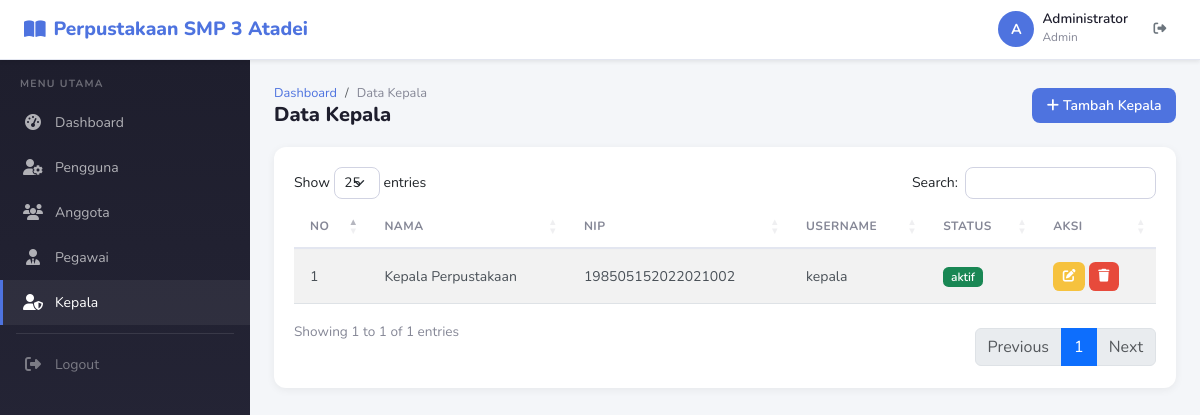
Page /kepala (signed in) on the committed database.
### tables this page shows
CREATE TABLE kepala (
  id INT AUTO_INCREMENT PRIMARY KEY,
  user_id INT NOT NULL,
  nama VARCHAR(100) NOT NULL,
  nip VARCHAR(50) NOT NULL,
  foto VARCHAR(255) DEFAULT NULL,
  created_at TIMESTAMP DEFAULT CURRENT_TIMESTAMP,
  INDEX idx_kepala_user_id (user_id),
  CONSTRAINT fk_kepala_user FOREIGN KEY (user_id) REFERENCES users(id) ON DELETE CASCADE
);

CREATE TABLE users (
  id INT AUTO_INCREMENT PRIMARY KEY,
  username VARCHAR(50) NOT NULL UNIQUE,
  password VARCHAR(255) NOT NULL,
  role_id INT NOT NULL,
  status ENUM('aktif','nonaktif') DEFAULT 'aktif',
  created_at TIMESTAMP DEFAULT CURRENT_TIMESTAMP,
  INDEX idx_users_role_id (role_id),
  INDEX idx_users_status (status),
  CONSTRAINT fk_users_role FOREIGN KEY (role_id) REFERENCES roles(id) ON DELETE CASCADE
);

### controllers/KepalaController.php (called while the page is built, shortened)
<?php
require_once __DIR__ . '/../core/Helper.php';
class KepalaController extends Controller
{
    public function index()
    {
        $db = Database::getInstance()->getConnection();
        $stmt = $db->query("
            SELECT kepala.*, users.username, users.status
            FROM kepala
            JOIN users ON users.id = kepala.user_id
            ORDER BY kepala.id DESC
        ");
        $data['kepala'] = $stmt->fetchAll();
        $this->view('kepala/index', $data);
    }
}

### index.php (called while the page is built, shortened)
<?php
require_once __DIR__ . '/core/Router.php';
require_once __DIR__ . '/core/Helper.php';
Router::run();

### core/Helper.php (called while the page is built, shortened)
<?php
function sanitize($input)
{
    return htmlspecialchars($input, ENT_QUOTES, 'UTF-8');
}

### views/kepala/index.php (the view)
<?php require_once __DIR__ . '/../layouts/header.php'; ?>
<div class="page-header">
    <div>
        <nav aria-label="breadcrumb">
            <ol class="breadcrumb">
                <li class="breadcrumb-item"><a href="<?= BASE_URL ?>dashboard">Dashboard</a></li>
                <li class="breadcrumb-item active">Data Kepala</li>
            </ol>
        </nav>
        <h4>Data Kepala</h4>
    </div>
    <a href="<?= BASE_URL ?>kepala/create" class="btn btn-primary">
        <i class="fas fa-plus me-1"></i>Tambah Kepala
    </a>
</div>
<div class="card">
    <div class="card-body">
        <div class="table-responsive">
            <table class="table table-striped datatable">
                <thead>
                    <tr>
                        <th>No</th>
                        <th>Nama</th>
                        <th>NIP</th>
                        <th>Username</th>
                        <th>Status</th>
                        <th>Aksi</th>
                    </tr>
                </thead>
                <tbody>
                    <?php $no = 1; foreach ($kepala as $k): ?>
                    <tr>
                        <td><?= $no++ ?></td>
                        <td><?= sanitize($k['nama']) ?></td>
                        <td><?= sanitize($k['nip']) ?></td>
                        <td><?= sanitize($k['username']) ?></td>
                        <td>
                            <span class="badge bg-<?= $k['status'] === 'aktif' ? 'success' : 'danger' ?>">
                                <?= $k['status'] ?>
                            </span>
                        </td>
                        <td>
                            <a href="<?= BASE_URL ?>kepala/edit/<?= $k['id'] ?>" class="btn btn-sm btn-warning" title="Edit">
                                <i class="fas fa-edit"></i>
                            </a>
                            <a href="<?= BASE_URL ?>kepala/delete/<?= $k['id'] ?>" class="btn btn-sm btn-danger btn-delete" title="Hapus">
                                <i class="fas fa-trash"></i>
                            </a>
                        </td>
                    </tr>
                    <?php endforeach; ?>
                </tbody>
            </table>
        </div>
    </div>
</div>
<?php require_once __DIR__ . '/../layouts/footer.php'; ?>

### core/Router.php (shortened to what this page needs)
<?php
class Router
{
    private static $routes = [];
    public static function add($method, $route, $controller, $action)
    {
        self::$routes[] = [
            'method' => strtoupper($method),
            'route' => $route,
            'controller' => $controller,
            'action' => $action
        ];
    }
    public static function run()
    {
        $url = self::getUrl();
        $method = $_SERVER['REQUEST_METHOD'];
        foreach (self::$routes as $route) {
            $pattern = self::buildPattern($route['route']);
            if ($route['method'] === strtoupper($method) && preg_match($pattern, $url, $matches)) {
                array_shift($matches);
                self::dispatch($route['controller'], $route['action'], $matches);
                return;
            }
        }
        exit;
    }
    private static function getUrl()
    {
        if (isset($_GET['url']) && $_GET['url'] !== '') {
            $url = rtrim($_GET['url'], '/');
            $url = filter_var($url, FILTER_SANITIZE_URL);
            return $url;
        }
        $uri = $_SERVER['REQUEST_URI'];
        $uri = parse_url($uri, PHP_URL_PATH);
        $uri = trim($uri, '/');
        return $uri;
    }
    private static function buildPattern($route)
    {
        $pattern = preg_replace('/\{([a-zA-Z_]+)\}/', '([^/]+)', $route);
        return '#^' . $pattern . '$#';
    }
    private static function dispatch($controller, $action, $params = [])
    {
        $controllerFile = __DIR__ . '/../controllers/' . $controller . '.php';
        if (file_exists($controllerFile)) {
            $instance = new $controller();
            call_user_func_array([$instance, $action], $params);
        } else {
            header('HTTP/1.0 500 Internal Server Error');
            die("Controller '$controller' tidak ditemukan");
        }
    }
}

### assets/css/style.css (style rules this page uses)
:root { --primary: #4e73df; --primary-dark: #224abe; --secondary: #858796; --success: #1cc88a; --info: #36b9cc; --warning: #f6c23e; --danger: #e74a3b; --dark: #1e1e2d; --gray: #858796; --gray-light: #f8f9fc; --sidebar-width: 250px; --topbar-height: 60px; }
* { margin: 0; padding: 0; box-sizing: border-box; }
body { font-family: 'Nunito', 'Segoe UI', Tahoma, Geneva, Verdana, sans-serif; font-size: .875rem; background: #f4f6f9; color: #495057; overflow-x: hidden; }
.card { border: none; border-radius: .75rem; box-shadow: 0 .125rem .5rem rgba(0,0,0,.06); margin-bottom: 1.5rem; background: #fff; }
.card-body { padding: 1.25rem; }
.page-header { display: flex; align-items: center; justify-content: space-between; margin-bottom: 1.25rem; flex-wrap: wrap; gap: .75rem; }
.page-header h4 { font-size: 1.25rem; font-weight: 800; color: var(--dark); margin: 0; }
.breadcrumb { margin: 0; font-size: .8rem; background: none; padding: 0; }
.breadcrumb-item a { color: var(--primary); text-decoration: none; }
.breadcrumb-item.active { color: var(--secondary); }
.table { margin-bottom: 0; }
.table th { border-top: none; border-bottom: 2px solid #e3e6f0; font-weight: 700; font-size: .75rem; text-transform: uppercase; letter-spacing: .04em; color: var(--secondary); padding: .75rem 1rem; white-space: nowrap; }
.table td { padding: .75rem 1rem; vertical-align: middle; border-top: 1px solid #f0f0f0; color: #495057; }
.table-striped tbody tr:nth-of-type(odd) { background: #fafbfc; }
.btn { border-radius: .5rem; font-size: .875rem; padding: .45rem .9rem; font-weight: 600; transition: all .15s; border: none; }
.btn-primary { background: var(--primary); color: #fff; }
.btn-danger { background: var(--danger); color: #fff; }
.btn-warning { background: var(--warning); color: #fff; }
.btn-sm { padding: .3rem .6rem; font-size: .8rem; border-radius: .4rem; }
.badge { font-weight: 600; padding: .35em .65em; font-size: .75rem; border-radius: .35rem; }

### rows in the picture
kepala: nama "Kepala Perpustakaan", nip "198505152022021002", user.username "kepala", user.status "aktif"
